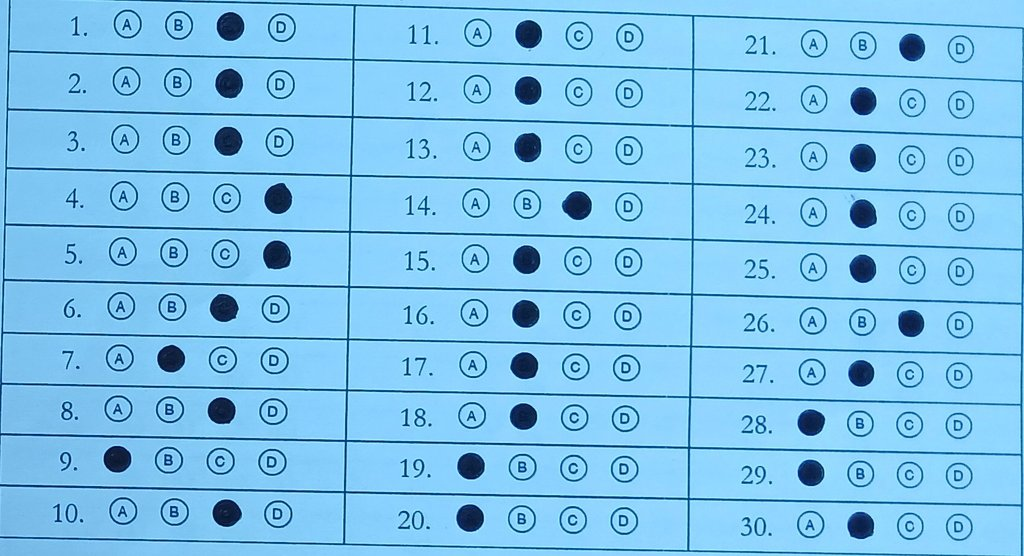
#> input picture ml_dataset/OMR_Image_Resized/1.jpg, 1024 x 556 px
$ python -i extract_bubbles.py   (imports and definitions only)
#> lines starting #> are read from the running program, lines starting #| are printed output that depends on the picture
import os
import cv2
import numpy as np
import pandas as pd
import glob
from tqdm import tqdm
import json
import random

def extract_bubbles_from_image(img_path):
#> called with img_path = '../ml_dataset/OMR_Image_Resized/1.jpg'
    img = cv2.imread(img_path)
#> img is the input picture: shape (556, 1024, 3); mean B, G, R 235.3, 194.9, 125.1
    if img is None:
        return None, None

    gray = cv2.cvtColor(img, cv2.COLOR_BGR2GRAY)
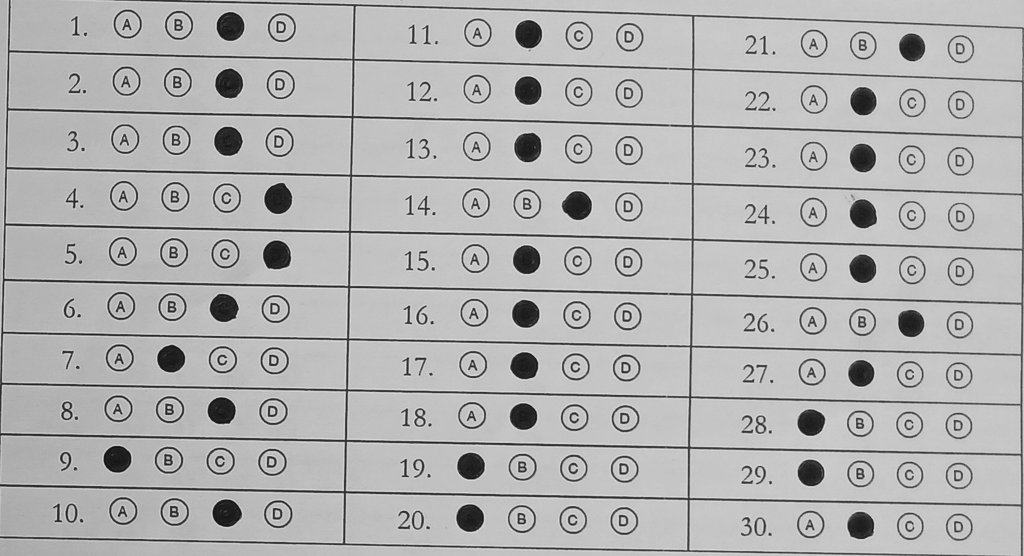
#> gray: shape (556, 1024); min 11, max 228, mean 178.6

    circles = cv2.HoughCircles(
        gray, cv2.HOUGH_GRADIENT, dp=1.2, minDist=20,
        param1=50, param2=30, minRadius=8, maxRadius=25
    )
#> circles = 120 rows, first 8: [810.6, 472.2, 13.52], [909, 424.2, 13.52], [123, 510.6, 14.12], [810.6, 421.8, 13.52], [958.2, 425.4, 13.4], [281.4, 27, 11.96], [175.8, 139.8, 14.36], [628.2, 262.2, 14.24]

    if circles is None:
        return None, None

    circles = np.round(circles[0, :]).astype("int")
#> circles = 120 rows, first 8: [811, 472, 14], [909, 424, 14], [123, 511, 14], [811, 422, 14], [958, 425, 13], [281, 27, 12], [176, 140, 14], [628, 262, 14]

    # K-means clustering on X to find 12 columns
    xs = np.array([c[0] for c in circles], dtype=np.float32)
#> xs = 120 values, max 961 at index 40, min 116 at index 118, mean 545.2

    if len(xs) < 100:
        return None, None

    criteria = (cv2.TERM_CRITERIA_EPS + cv2.TERM_CRITERIA_MAX_ITER, 100, 0.2)
    _, x_labels, x_centers = cv2.kmeans(xs, 12, None, criteria, 10, cv2.KMEANS_RANDOM_CENTERS)
#> x_labels = 120 values, max 11 at index 6, min 0 at index 0, mean 6.33; x_centers = [812, 910.3, 470.7, 117.7, 861.5, 959.6, 124, 525.2, 601.6, 475.1, 250.8, 173.7]

    x_centers = x_centers.flatten()
    sorted_x_centers = np.sort(x_centers)
#> sorted_x_centers = [117.7, 124, 173.7, 250.8, 470.7, 475.1, 525.2, 601.6, 812, 861.5, 910.3, 959.6]

    if np.any(np.diff(sorted_x_centers) < 20):
        return None, None

    # K-means clustering on Y to find 10 rows
    ys = np.array([c[1] for c in circles], dtype=np.float32)
    _, y_labels, y_centers = cv2.kmeans(ys, 10, None, criteria, 10, cv2.KMEANS_RANDOM_CENTERS)

    y_centers = y_centers.flatten()
    sorted_y_centers = np.sort(y_centers)

    if np.any(np.diff(sorted_y_centers) < 20):
        return None, None

    grid = []
    for i in range(12):
        col_points = []
        for j in range(10):
            cx = sorted_x_centers[i]
            cy = sorted_y_centers[j]

            # Find closest circle
            dists = [np.hypot(c[0] - cx, c[1] - cy) for c in circles]
            min_dist = min(dists) if dists else 1000

            if min_dist < 15:
                closest = circles[np.argmin(dists)]
                col_points.append(closest)
            else:
                col_points.append(np.array([int(cx), int(cy), 15]))
        grid.append(col_points)

    return grid, gray

# [88 lines not run here, left out]

>>> result = extract_bubbles_from_image('../ml_dataset/OMR_Image_Resized/1.jpg')

$ run again, on ml_dataset/OMR_Image_Resized/104.jpg
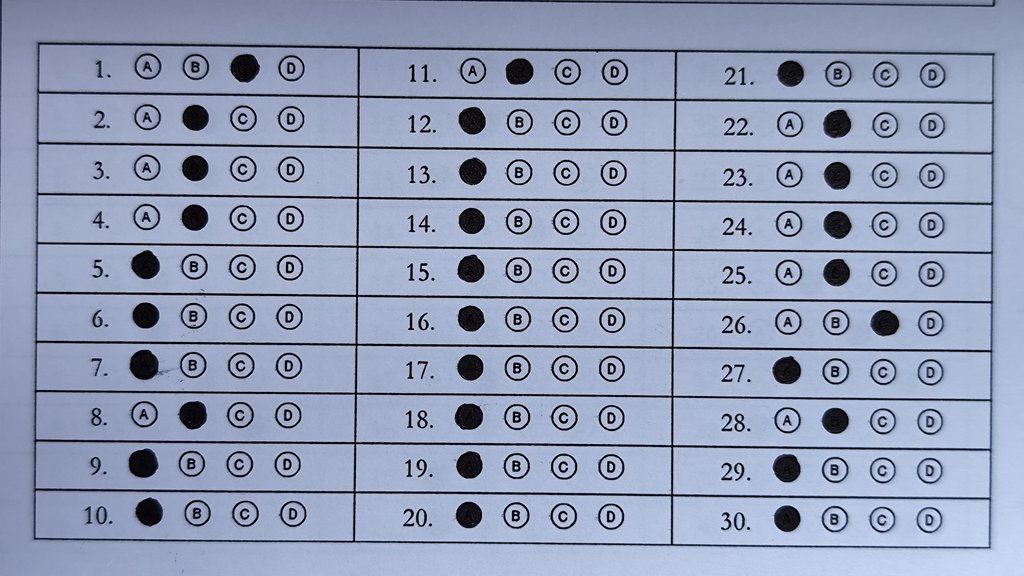
#> input picture ml_dataset/OMR_Image_Resized/104.jpg, 1024 x 576 px
#> in extract_bubbles_from_image, img is the input picture: shape (576, 1024, 3); mean B, G, R 183.2, 156.5, 145.7
#> in extract_bubbles_from_image, `gray = cv2.cvtColor(img, cv2.COLOR_BGR2GRAY)`:
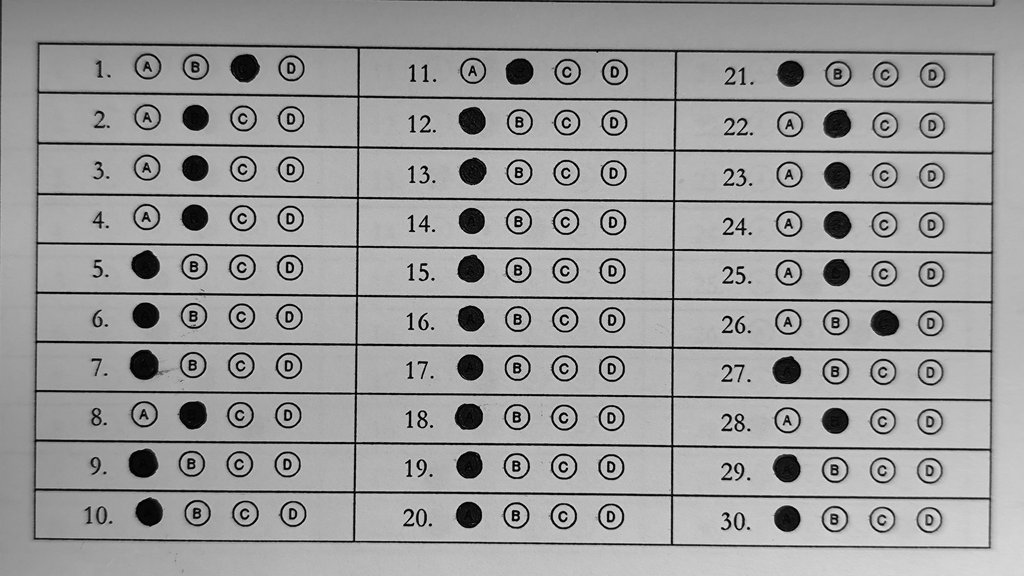
#> gray: shape (576, 1024); min 0, max 232, mean 156.4
#> in extract_bubbles_from_image, `circles = cv2.HoughCircles( gray, cv2.HOUGH_GRADIENT, dp=1.2, minDist=..`: circles = 121 rows, first 8: [288.6, 365.4, 13.28], [883.8, 273, 13.16], [565.8, 221.4, 13.4], [567, 71.4, 13.28], [519, 172.2, 13.16], [143.4, 364.2, 14.84], [517.8, 318.6, 12.8], [287.4, 463.8, 13.4]
#> in extract_bubbles_from_image, `circles = np.round(circles[0, :]).astype("int")`: circles = 121 rows, first 8: [289, 365, 13], [884, 273, 13], [566, 221, 13], [567, 71, 13], [519, 172, 13], [143, 364, 15], [518, 319, 13], [287, 464, 13]
#> xs = 121 values, max 932 at index 41, min 113 at index 110, mean 536
#> x_labels = 121 values, max 11 at index 25, min 0 at index 33, mean 5.03; x_centers = [611.9, 265.8, 907.2, 113, 143, 565, 787.8, 194.1, 517.9, 470.3, 836.2, 146.4]
#> sorted_x_centers = [113, 143, 146.4, 194.1, 265.8, 470.3, 517.9, 565, 611.9, 787.8, 836.2, 907.2]

$ run again, on ml_dataset/OMR_Image_Resized/105.jpg
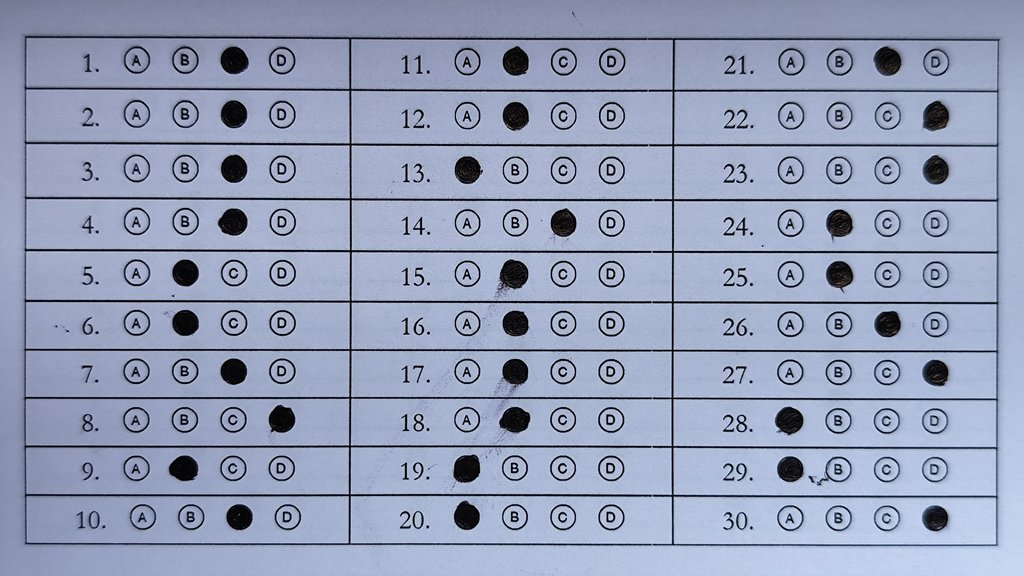
#> input picture ml_dataset/OMR_Image_Resized/105.jpg, 1024 x 576 px
#> in extract_bubbles_from_image, img is the input picture: shape (576, 1024, 3); mean B, G, R 184.2, 157.7, 147.9
#> in extract_bubbles_from_image, `gray = cv2.cvtColor(img, cv2.COLOR_BGR2GRAY)`:
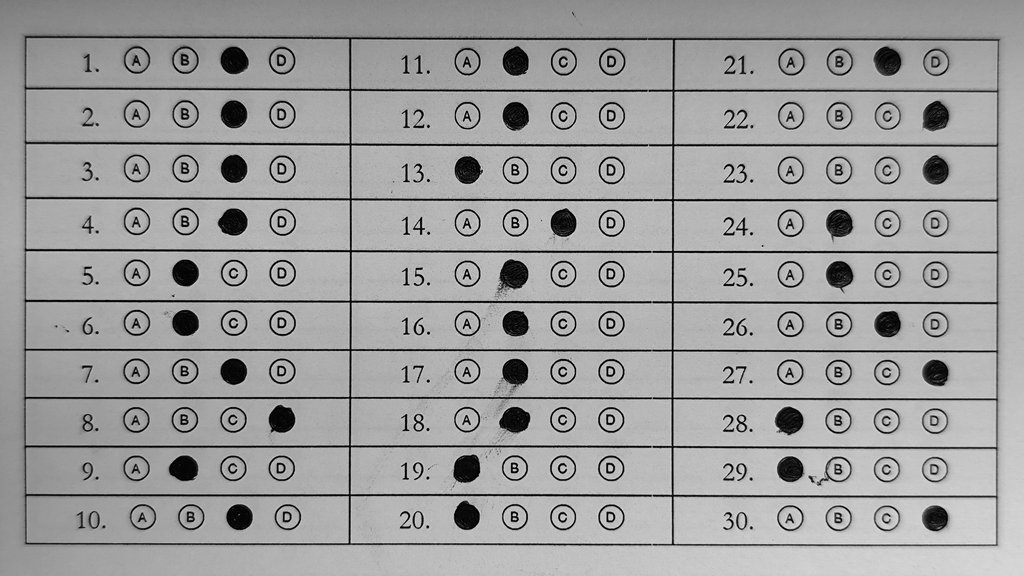
#> gray: shape (576, 1024); min 0, max 230, mean 157.8
#> in extract_bubbles_from_image, `circles = cv2.HoughCircles( gray, cv2.HOUGH_GRADIENT, dp=1.2, minDist=..`: circles = 120 rows, first 8: [838.2, 517.8, 13.4], [136.2, 322.2, 13.52], [514.2, 516.6, 13.4], [142.2, 516.6, 13.4], [611.4, 222.6, 13.64], [287.4, 516.6, 13.4], [790.2, 222.6, 13.4], [467.4, 222.6, 13.64]
#> in extract_bubbles_from_image, `circles = np.round(circles[0, :]).astype("int")`: circles = 120 rows, first 8: [838, 518, 13], [136, 322, 14], [514, 517, 13], [142, 517, 13], [611, 223, 14], [287, 517, 13], [790, 223, 13], [467, 223, 14]
#> xs = 120 values, max 938 at index 119, min 135 at index 90, mean 536.9
#> x_labels = 120 values, max 11 at index 16, min 0 at index 7, mean 5.5; x_centers = [466.4, 838.6, 514.3, 790, 185.3, 610.8, 136.5, 233.7, 562.5, 282.6, 935.4, 886.8]
#> sorted_x_centers = [136.5, 185.3, 233.7, 282.6, 466.4, 514.3, 562.5, 610.8, 790, 838.6, 886.8, 935.4]
#> ys = 120 values, max 518 at index 0, min 59 at index 28, mean 294.1
#> y_labels = 120 values, max 9 at index 13, min 0 at index 4, mean 4.5; y_centers = [222.5, 169.4, 468.4, 371.2, 517.3, 273.1, 115.2, 419.7, 322.9, 60.92]
#> sorted_y_centers = [60.92, 115.2, 169.4, 222.5, 273.1, 322.9, 371.2, 419.7, 468.4, 517.3]
#> after the loop in extract_bubbles_from_image, `for i in range(12):`: grid = 12 items
